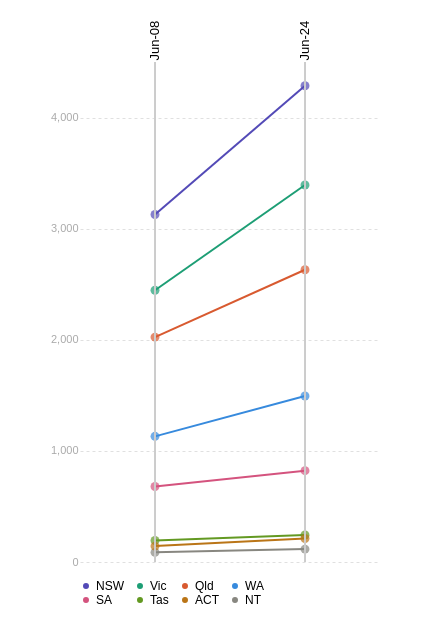

Vega-Lite specification stored for this chart:
### Vega-Lite specification from a JSON file in a GitHub repository (floating-point values rounded to 4 significant figures)
{"$schema": "https://vega.github.io/schema/vega-lite/v5.json", "width": 300, "height": 500, "padding": {"left": 50, "right": 50, "top": 20, "bottom": 20}, "data": {"values": [{"year": "Jun-08", "state": "NSW", "employment": 3128.0}, {"year": "Jun-08", "state": "Vic", "employment": 2446.0}, {"year": "Jun-08", "state": "Qld", "employment": 2024.0}, {"year": "Jun-08", "state": "SA", "employment": 679.4}, {"year": "Jun-08", "state": "WA", "employment": 1131.0}, {"year": "Jun-08", "state": "Tas", "employment": 193.3}, {"year": "Jun-08", "state": "NT", "employment": 86.8}, {"year": "Jun-08", "state": "ACT", "employment": 143.1}, {"year": "Jun-24", "state": "NSW", "employment": 4286.0}, {"year": "Jun-24", "state": "Vic", "employment": 3393.0}, {"year": "Jun-24", "state": "Qld", "employment": 2630.0}, {"year": "Jun-24", "state": "SA", "employment": 821.6}, {"year": "Jun-24", "state": "WA", "employment": 1494.0}, {"year": "Jun-24", "state": "Tas", "employment": 242.9}, {"year": "Jun-24", "state": "NT", "employment": 115.9}, {"year": "Jun-24", "state": "ACT", "employment": 211.3}]}, "layer": [{"mark": {"type": "line", "strokeWidth": 2}, "encoding": {"x": {"field": "year", "type": "ordinal", "axis": {"title": null, "labelFontSize": 13, "domain": false, "ticks": false, "orient": "top"}}, "y": {"field": "employment", "type": "quantitative", "axis": {"tickCount": 9, "values": [0, 500, 1000, 1500, 2000, 2500, 3000, 3500, 4000, 4500], "title": null, "domain": false, "ticks": false, "gridColor": "#e0e0e0", "gridDash": [3, 3], "labelFontSize": 11, "labelColor": "#aaa", "format": ",.0f"}, "scale": {"domain": [0, 4500]}}, "color": {"field": "state", "type": "nominal", "scale": {"domain": ["NSW", "Vic", "Qld", "WA", "SA", "Tas", "ACT", "NT"], "range": ["#534AB7", "#1D9E75", "#D85A30", "#378ADD", "#D4537E", "#639922", "#BA7517", "#888780"]}, "legend": {"title": null, "orient": "bottom", "columns": 4, "labelFontSize": 12, "symbolType": "circle", "symbolSize": 20}}, "detail": {"field": "state"}}}, {"mark": {"type": "circle", "size": 80}, "encoding": {"x": {"field": "year", "type": "ordinal"}, "y": {"field": "employment", "type": "quantitative"}, "color": {"field": "state", "type": "nominal", "legend": null, "scale": {"domain": ["NSW", "Vic", "Qld", "WA", "SA", "Tas", "ACT", "NT"], "scheme": "accent"}}, "tooltip": [{"field": "state", "title": "State"}, {"field": "year", "title": "Year"}, {"field": "employment", "title": "Employment (thousands)", "format": ",.1f"}]}}, {"mark": {"type": "rule", "strokeWidth": 1, "color": "#ccc"}, "encoding": {"x": {"field": "year", "type": "ordinal"}}}], "config": {"view": {"stroke": null}}}
